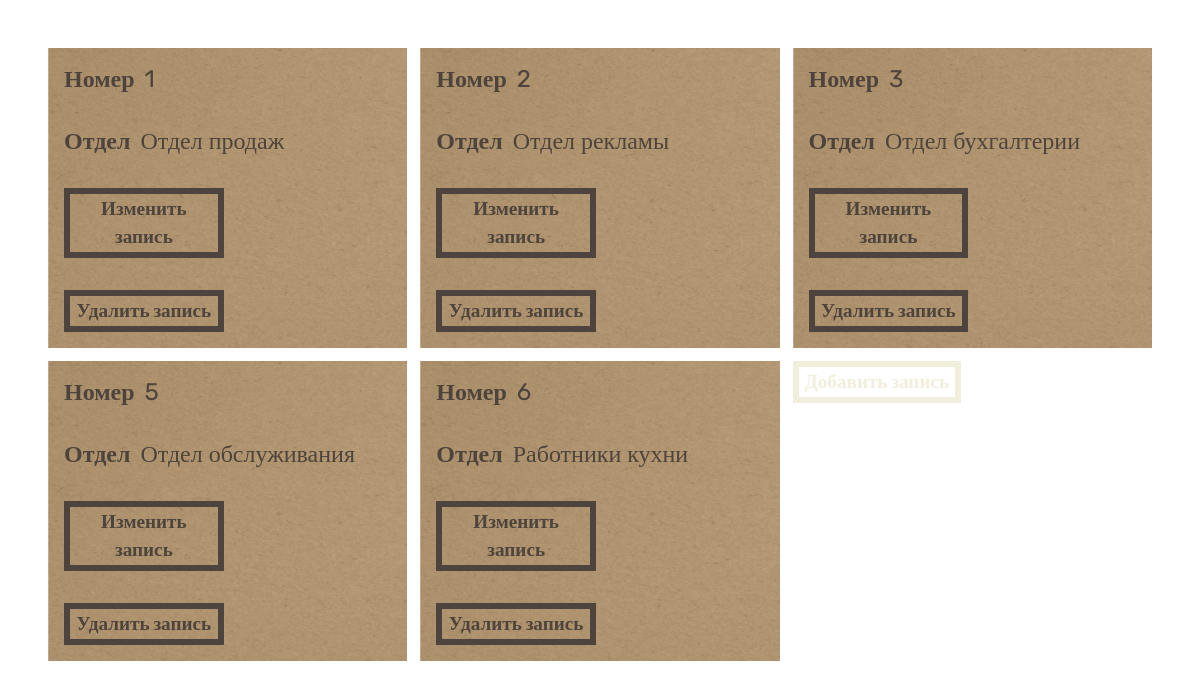
/admin/admin_otdel.php, run on the app's committed database.
### tables this page shows
CREATE TABLE `otdel` (
  `idOtdel` int(11) NOT NULL,
  `Naimen_Otdel` char(20) DEFAULT NULL
);

### admin/admin_otdel.php (the view, shortened to what this page needs)
<!DOCTYPE html>
<html lang="ru">
<head>
    <link rel="stylesheet" href="../style/admin.css?<?echo time();?>">
</head>
<body>
<?
    echo "<div class = 'item-holder'>";
    include("../auto/connect.php");
    $r= mysqli_query($bd,"SELECT * FROM `otdel`");
    $myrow= mysqli_fetch_array($r);
    do{
        echo "<div class = 'form-holder'>
            <form  action='updateotdel.php' method = 'post'>
                <div class = 'item'><p>Номер</p><input type='text' name='id' value='$myrow[idOtdel]'> </div>
                <div class = 'item'><p>Отдел</p><input type='text' name = 'otdel' value='$myrow[Naimen_Otdel]' class = 'withed'></div>
                <div class = 'item'>
                <button type='submit' class='btn btn-primary'>Изменить запись</button></div>
                </form>
                <form  action='dropotdel.php' method = 'post' name='f'>
                <div class = 'item'>
                    <button type='submit' name='id'  class='btn btn-primary' value='$myrow[idOtdel]'> Удалить запись</button>
                </div>
            </form>
            </div>";
    } while($myrow= mysqli_fetch_array($r));
    echo "<form action='forma_otdel.php' method = 'post'>
    <input type='submit' class = 'btn-primary' name = 'submit' value='Добавить запись'>
    </form>";
?>
</body>
</html>

### style/admin.css (style rules this page uses)
* { margin: 0; box-sizing: border-box; font-family: Rubik; }
.item-holder { display: grid; grid-template-columns: repeat(auto-fit, minmax(min(100%, 22rem), 1fr)); gap: 0.8rem; height: 100%; padding: 3rem; }
.form-holder, .card-holder, .otch { background: url(../assets/admincard.png); background-size: cover; }
.item { display: grid; grid-template-columns: repeat(2, 1fr); gap: 0.5rem; padding:1rem ; }
.item p, .otch p { display: flex; align-items: center; color: rgb(77, 68, 61); font-family: Rubik; font-size: 1.5rem; font-weight: 800; line-height: 1.75rem; letter-spacing: 0rem; text-align: left; }
.item input, select { display: flex; justify-content: center; align-items: center; background: transparent; border: none; color: rgb(77, 68, 61); font-family: Rubik; font-size: 1.5rem; font-weight: 400; line-height: 1.75rem; letter-spacing: 0rem; outline: none; }
.item button { background: transparent; outline: none; border: 0.38rem solid rgb(77, 68, 61); cursor: pointer; color: rgb(77, 68, 61); font-family: Rubik; font-size: 1.2rem; font-weight: 800; line-height: 1.75rem; letter-spacing: 0rem; }
.btn-primary { background: transparent; outline: none; border: 0.38rem solid rgb(241, 238, 219);; cursor: pointer; color: rgb(241, 238, 219);; font-family: Rubik; font-size: 1.2rem; font-weight: 800; line-height: 1.75rem; letter-spacing: 0rem; }

### data on the page
otdel: id "1", otdel "Отдел продаж"
otdel: id "2", otdel "Отдел рекламы"
otdel: id "3", otdel "Отдел бухгалтерии"
otdel: id "5", otdel "Отдел обслуживания"
otdel: id "6", otdel "Работники кухни"
